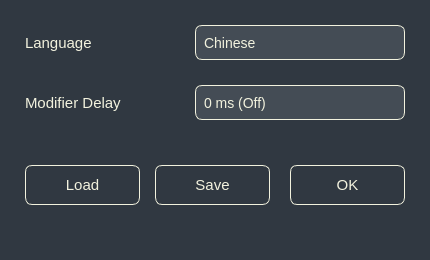
<?xml version="1.0" encoding="UTF-8"?>
<ui version="4.0">
 <class>settingForm</class>
 <widget class="QWidget" name="settingForm">
  <property name="geometry"><rect><x>0</x><y>0</y><width>430</width><height>260</height></rect></property>
  <property name="minimumSize"><size><width>430</width><height>260</height></size></property>
  <property name="maximumSize"><size><width>430</width><height>260</height></size></property>
  <property name="windowTitle"><string>Settings</string></property>
  <property name="styleSheet"><string notr="true">QWidget#settingForm{background-color:rgb(48,56,65);color:rgb(242,242,222);font:9pt &quot;Microsoft YaHei UI&quot;;}
QLabel{color:rgb(242,242,222);font-size:15px;}
QPushButton{background-color:transparent;border:1px solid rgb(242,242,222);border-radius:7px;padding:2px 4px;font:9pt &quot;Microsoft YaHei UI&quot;;font-size:15px;color:rgb(242,242,222);}
QPushButton:hover{background-color:qlineargradient(spread:pad,x1:0,y1:0,x2:1,y2:0,stop:0 rgba(15,172,252,255),stop:1 rgba(22,190,235,255));}
QPushButton:pressed{background-color:qlineargradient(spread:pad,x1:0,y1:0,x2:1,y2:0,stop:0 rgba(0,160,205,125),stop:1 rgba(0,142,222,125));color:rgb(202,202,182);}
QComboBox{background-color:rgb(68,76,85);border:1px solid rgb(242,242,222);border-radius:7px;padding:2px 8px;font:9pt &quot;Microsoft YaHei UI&quot;;font-size:14px;color:rgb(242,242,222);}
QComboBox:hover{border-color:rgb(22,190,235);}
QComboBox::drop-down{border:0;width:24px;}
QComboBox QAbstractItemView{background-color:rgb(48,56,65);border:1px solid rgb(242,242,222);selection-background-color:rgb(22,190,235);selection-color:rgb(242,242,222);color:rgb(242,242,222);outline:0;}</string></property>
  <widget class="QLabel" name="label_language">
   <property name="geometry"><rect><x>25</x><y>25</y><width>160</width><height>35</height></rect></property>
   <property name="text"><string>Language</string></property>
  </widget>
  <widget class="QComboBox" name="cb_language">
   <property name="geometry"><rect><x>195</x><y>25</y><width>210</width><height>35</height></rect></property>
   <item><property name="text"><string>Chinese</string></property></item>
   <item><property name="text"><string>English</string></property></item>
  </widget>
  <widget class="QLabel" name="label_modifier_delay">
   <property name="geometry"><rect><x>25</x><y>85</y><width>160</width><height>35</height></rect></property>
   <property name="text"><string>Modifier Delay</string></property>
  </widget>
  <widget class="QComboBox" name="cb_modifier_delay">
   <property name="geometry"><rect><x>195</x><y>85</y><width>210</width><height>35</height></rect></property>
   <item><property name="text"><string>0 ms (Off)</string></property></item>
   <item><property name="text"><string>5 ms</string></property></item>
   <item><property name="text"><string>10 ms</string></property></item>
   <item><property name="text"><string>20 ms</string></property></item>
   <item><property name="text"><string>30 ms</string></property></item>
   <item><property name="text"><string>50 ms</string></property></item>
   <item><property name="text"><string>100 ms</string></property></item>
   <item><property name="text"><string>150 ms</string></property></item>
   <item><property name="text"><string>200 ms</string></property></item>
   <item><property name="text"><string>300 ms</string></property></item>
   <item><property name="text"><string>500 ms</string></property></item>
  </widget>
  <widget class="QPushButton" name="btn_sf_load">
   <property name="geometry"><rect><x>25</x><y>165</y><width>115</width><height>40</height></rect></property>
   <property name="cursor"><cursorShape>PointingHandCursor</cursorShape></property>
   <property name="text"><string>Load</string></property>
  </widget>
  <widget class="QPushButton" name="btn_sf_save">
   <property name="geometry"><rect><x>155</x><y>165</y><width>115</width><height>40</height></rect></property>
   <property name="cursor"><cursorShape>PointingHandCursor</cursorShape></property>
   <property name="text"><string>Save</string></property>
  </widget>
  <widget class="QPushButton" name="btn_sf_ok">
   <property name="geometry"><rect><x>290</x><y>165</y><width>115</width><height>40</height></rect></property>
   <property name="cursor"><cursorShape>PointingHandCursor</cursorShape></property>
   <property name="text"><string>OK</string></property>
  </widget>
 </widget>
 <resources/>
 <connections/>
</ui>
